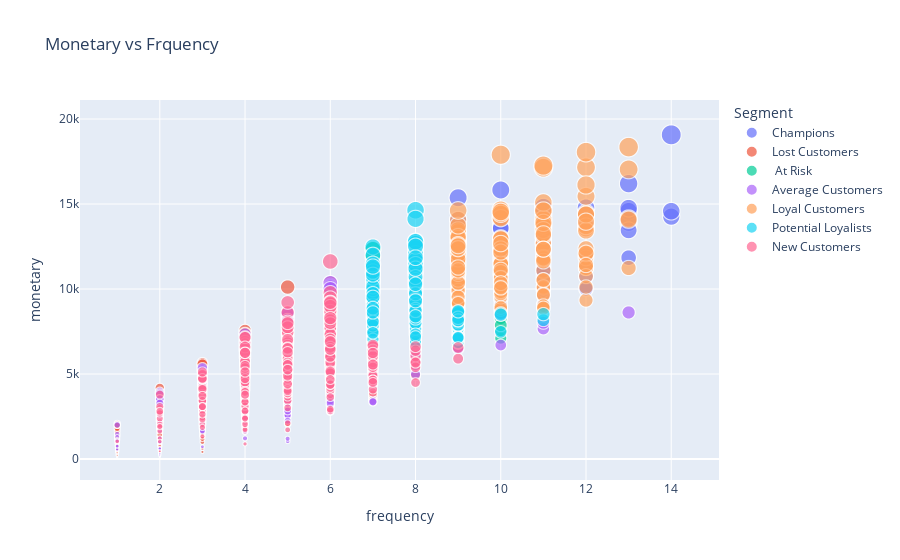

The cell this chart's notebook holds for it:
### Code cell
import plotly.express as px
import pandas as pd

# Example DataFrame
data = rfm_data
df = pd.DataFrame(data)

# Scatter plot for monetary vs frequency
fig = px.scatter(df, x='frequency', y='monetary', color='Segment',
                 title='Monetary vs Frquency',
                 size = 'monetary',
                 size_max=20)

# Show plot
fig.show()

### Figure 1 — Plotly figure (JSON) as saved in the notebook; plotly's stock layout.template omitted (floating-point values rounded to 4 significant figures; data arrays with more than 128 entries replaced by an {"elided": "..."} marker saying what was removed)
{"data": [{"hovertemplate": "Segment=Champions<br>frequency=%{x}<br>monetary=%{marker.size}<extra></extra>", "legendgroup": "Champions", "marker": {"color": "#636efa", "size": [9084.0, 9996.0, 11290.0, 12740.0, 10660.0, 12860.0, 12470.0, 9894.0, 9889.0, 12890.0, 11120.0, 11070.0, 9630.0, 12990.0, 11390.0, 11720.0, 14780.0, 11390.0, 8874.0, 9300.0, 10730.0, 8881.0, 12260.0, 10515, 11870.0, 13900.0, 10240.0, 12190.0, 10880.0, 13050.0, 15826, 9431.0, 9426.0, 9151.0, 12120.0, 14400.0, 8743.0, 9409.0, 10700.0, 10996, 10180.0, 12740.0, 14250.0, 14390.0, 11440.0, 10150.0, 9270.0, 16200.0, 10750.0, 11280.0, 15370.0, 14820.0, 11640.0, 14010.0, 9071.0, 11430.0, 9402.0, 9200.0, 12390.0, 11060.0, 9090.0, 13630.0, 13590.0, 12700.0, 10030.0, 11010.0, 12140.0, 9396.0, 10590.0, 9595.0, 12110.0, 12810.0, 9008.0, 10150.0, 12170.0, 11180.0, 12320.0, 11850.0, 11620.0, 11110.0, 9895.0, 9073.0, 19070.0, 11440.0, 10500.0, 9442.0, 13030.0, 10870.0, 10170.0, 10020.0, 14570.0, 9114.0, 14580.0, 12660.0, 10300.0, 9856.0, 14030.0, 12340.0, 9671.0, 12316, 11950.0, 11700.0, 12150.0, 10510.0, 10080.0, 13560.0, 8764.0, 11240.0, 12280.0, 13800.0, 13820.0, 10900.0, 12750.0, 10770.0, 14760.0, 10390.0, 9792.0, 14070.0, 11450.0, 10730.0, 13450.0, 9948.0, 12400.0, 9900.0, 11050.0, 10700.0, 13890.0, 10470.0], "sizemode": "area", "sizeref": 47.68, "symbol": "circle"}, "mode": "markers", "name": "Champions", "showlegend": true, "type": "scattergl", "x": [11, 12, 9, 9, 10, 10, 11, 9, 9, 10, 9, 9, 11, 9, 10, 10, 12, 9, 9, 9, 12, 9, 9, 11, 9, 13, 9, 11, 10, 11, 10, 10, 9, 9, 10, 11, 10, 9, 9, 9, 9, 9, 14, 12, 11, 10, 9, 13, 9, 9, 9, 11, 10, 10, 9, 10, 10, 9, 11, 10, 11, 10, 9, 9, 12, 10, 10, 10, 9, 9, 9, 10, 9, 10, 9, 11, 9, 13, 10, 9, 9, 10, 14, 9, 9, 9, 11, 10, 9, 9, 13, 9, 14, 10, 9, 10, 13, 10, 10, 9, 12, 9, 9, 9, 9, 10, 9, 12, 10, 9, 12, 9, 11, 9, 13, 9, 9, 9, 9, 11, 13, 11, 10, 10, 11, 9, 11, 10], "xaxis": "x", "y": [9084.0, 9996.0, 11290.0, 12740.0, 10660.0, 12860.0, 12470.0, 9894.0, 9889.0, 12890.0, 11120.0, 11070.0, 9630.0, 12990.0, 11390.0, 11720.0, 14780.0, 11390.0, 8874.0, 9300.0, 10730.0, 8881.0, 12260.0, 10515, 11870.0, 13900.0, 10240.0, 12190.0, 10880.0, 13050.0, 15826, 9431.0, 9426.0, 9151.0, 12120.0, 14400.0, 8743.0, 9409.0, 10700.0, 10996, 10180.0, 12740.0, 14250.0, 14390.0, 11440.0, 10150.0, 9270.0, 16200.0, 10750.0, 11280.0, 15370.0, 14820.0, 11640.0, 14010.0, 9071.0, 11430.0, 9402.0, 9200.0, 12390.0, 11060.0, 9090.0, 13630.0, 13590.0, 12700.0, 10030.0, 11010.0, 12140.0, 9396.0, 10590.0, 9595.0, 12110.0, 12810.0, 9008.0, 10150.0, 12170.0, 11180.0, 12320.0, 11850.0, 11620.0, 11110.0, 9895.0, 9073.0, 19070.0, 11440.0, 10500.0, 9442.0, 13030.0, 10870.0, 10170.0, 10020.0, 14570.0, 9114.0, 14580.0, 12660.0, 10300.0, 9856.0, 14030.0, 12340.0, 9671.0, 12316, 11950.0, 11700.0, 12150.0, 10510.0, 10080.0, 13560.0, 8764.0, 11240.0, 12280.0, 13800.0, 13820.0, 10900.0, 12750.0, 10770.0, 14760.0, 10390.0, 9792.0, 14070.0, 11450.0, 10730.0, 13450.0, 9948.0, 12400.0, 9900.0, 11050.0, 10700.0, 13890.0, 10470.0], "yaxis": "y"}, {"hovertemplate": "Segment=Lost Customers<br>frequency=%{x}<br>monetary=%{marker.size}<extra></extra>", "legendgroup": "Lost Customers", "marker": {"color": "#EF553B", "size": {"elided": "1148 float values"}, "sizemode": "area", "sizeref": 47.68, "symbol": "circle"}, "mode": "markers", "name": "Lost Customers", "showlegend": true, "type": "scattergl", "x": {"elided": "1148 int values"}, "xaxis": "x", "y": {"elided": "1148 float values"}, "yaxis": "y"}, {"hovertemplate": "Segment= At Risk<br>frequency=%{x}<br>monetary=%{marker.size}<extra></extra>", "legendgroup": " At Risk", "marker": {"color": "#00cc96", "size": {"elided": "188 float values"}, "sizemode": "area", "sizeref": 47.68, "symbol": "circle"}, "mode": "markers", "name": " At Risk", "showlegend": true, "type": "scattergl", "x": {"elided": "188 int values"}, "xaxis": "x", "y": {"elided": "188 float values"}, "yaxis": "y"}, {"hovertemplate": "Segment=Average Customers<br>frequency=%{x}<br>monetary=%{marker.size}<extra></extra>", "legendgroup": "Average Customers", "marker": {"color": "#ab63fa", "size": {"elided": "1044 float values"}, "sizemode": "area", "sizeref": 47.68, "symbol": "circle"}, "mode": "markers", "name": "Average Customers", "showlegend": true, "type": "scattergl", "x": {"elided": "1044 int values"}, "xaxis": "x", "y": {"elided": "1044 float values"}, "yaxis": "y"}, {"hovertemplate": "Segment=Loyal Customers<br>frequency=%{x}<br>monetary=%{marker.size}<extra></extra>", "legendgroup": "Loyal Customers", "marker": {"color": "#FFA15A", "size": {"elided": "213 float values"}, "sizemode": "area", "sizeref": 47.68, "symbol": "circle"}, "mode": "markers", "name": "Loyal Customers", "showlegend": true, "type": "scattergl", "x": {"elided": "213 int values"}, "xaxis": "x", "y": {"elided": "213 float values"}, "yaxis": "y"}, {"hovertemplate": "Segment=Potential Loyalists<br>frequency=%{x}<br>monetary=%{marker.size}<extra></extra>", "legendgroup": "Potential Loyalists", "marker": {"color": "#19d3f3", "size": {"elided": "321 float values"}, "sizemode": "area", "sizeref": 47.68, "symbol": "circle"}, "mode": "markers", "name": "Potential Loyalists", "showlegend": true, "type": "scattergl", "x": {"elided": "321 int values"}, "xaxis": "x", "y": {"elided": "321 float values"}, "yaxis": "y"}, {"hovertemplate": "Segment=New Customers<br>frequency=%{x}<br>monetary=%{marker.size}<extra></extra>", "legendgroup": "New Customers", "marker": {"color": "#FF6692", "size": {"elided": "452 float values"}, "sizemode": "area", "sizeref": 47.68, "symbol": "circle"}, "mode": "markers", "name": "New Customers", "showlegend": true, "type": "scattergl", "x": {"elided": "452 int values"}, "xaxis": "x", "y": {"elided": "452 float values"}, "yaxis": "y"}], "layout": {"legend": {"itemsizing": "constant", "title": {"text": "Segment"}, "tracegroupgap": 0}, "title": {"text": "Monetary vs Frquency"}, "xaxis": {"anchor": "y", "domain": [0, 1], "title": {"text": "frequency"}}, "yaxis": {"anchor": "x", "domain": [0, 1], "title": {"text": "monetary"}}}}
